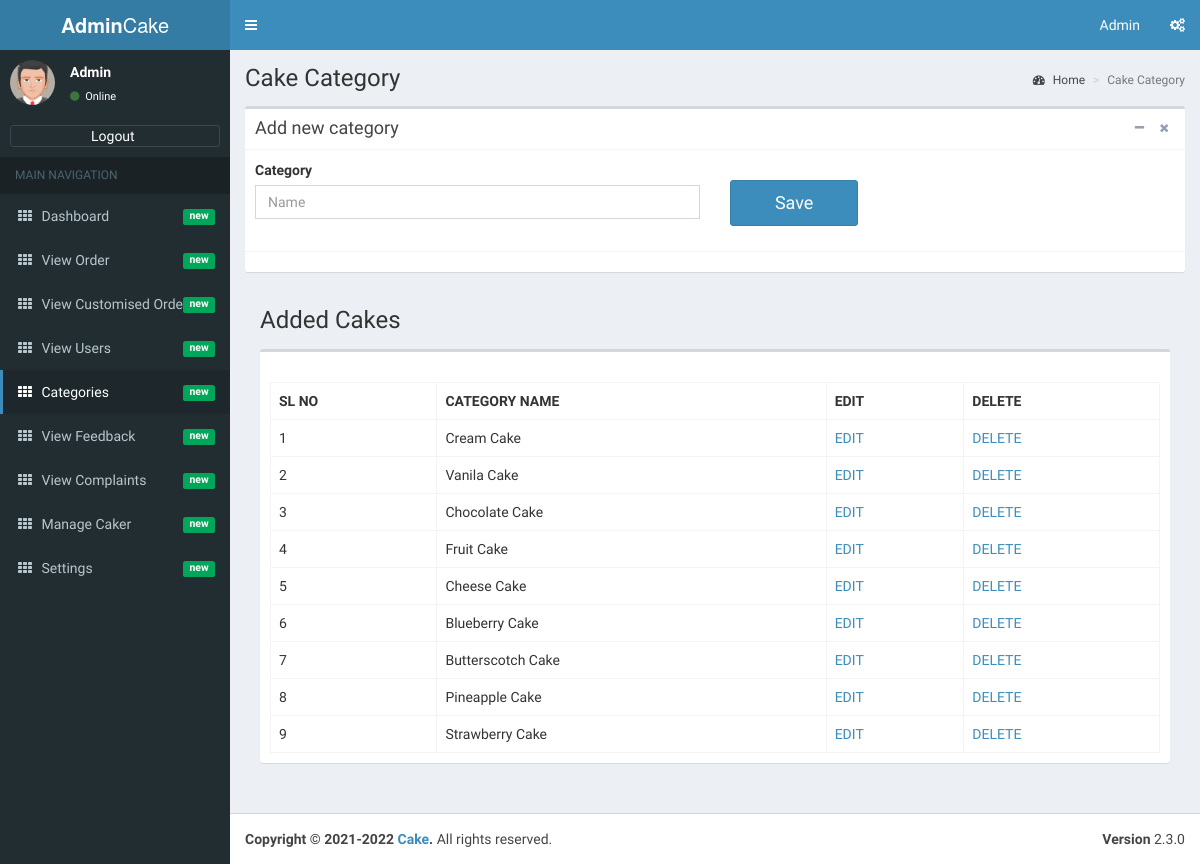
Page /admin/admin-manage-categories.php (signed in) on the earlier database version.
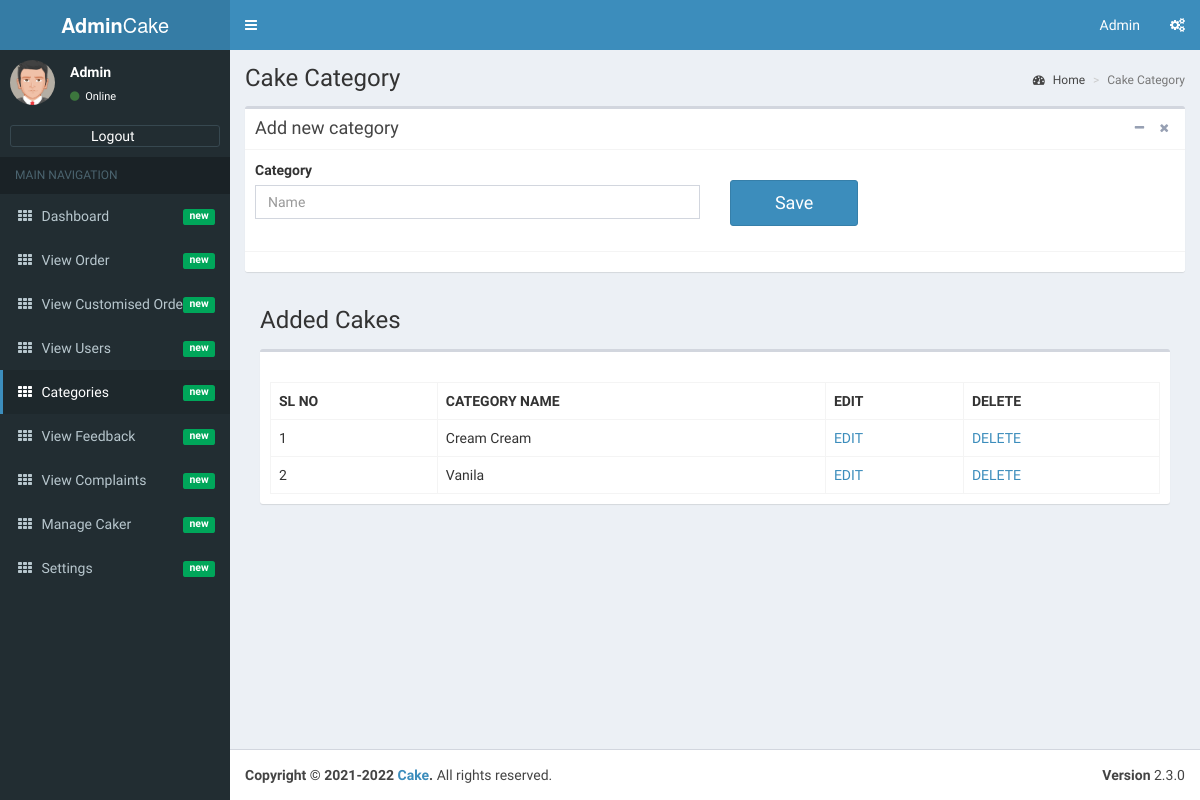
Same page on the later database version.
### tables this page shows
CREATE TABLE IF NOT EXISTS `tbl_category` (
  `id` int(11) NOT NULL AUTO_INCREMENT,
  `category_name` varchar(50) NOT NULL,
  PRIMARY KEY (`id`)
);

### admin/admin-manage-categories.php (the view, shortened to what this page needs)
<?php
 if(isset($_SESSION['logged_in']) && !empty($_SESSION['logged_in']))
{
   include('dbconnection.php');
   require_once('admin-header.php');
   $saveButton = 1;
   $edit_category_value = "";
?>
<div class="content-wrapper">
        <section class="content-header">
          <h1>
            Cake Category
          </h1>
          <ol class="breadcrumb">
            <li><a href="index.php"><i class="fa fa-dashboard"></i> Home</a></li>
            <li class="active">Cake Category</li>
          </ol>
        </section>
        <section class="content">
          <div class="box box-default">
            <div class="box-header with-border">
              <h3 class="box-title">Add new category</h3>
              <div class="box-tools pull-right">
                <button class="btn btn-box-tool" data-widget="collapse"><i class="fa fa-minus"></i></button>
                <button class="btn btn-box-tool" data-widget="remove"><i class="fa fa-remove"></i></button>
              </div>
            </div>
            <div class="box-body">
			<form method="post">
              <div class="row">
                <div class="col-md-6">
                  <div class="form-group">
                      <label for="cakename">Category</label>
					  <input type="text" class="form-control" name="category_name" placeholder="Name" required value="<?php echo $edit_category_value;?>">
                    </div>
                </div>
				<div class="col-md-2"><br>
				<div class="form-group">
                                <?php
                                if ($saveButton==1)
                                {
                                   echo ' <input  type="submit" class="btn btn-block btn-primary btn-lg" value="Save" name="save_category">';
                                }
                                ?>
				</div>
				</div>
              </div>
			  </form>
            </div>
            <div class="box-footer">
            </div>
          </div>
        <section class="content-header">
          <h1>
            Added Cakes
          </h1>
        </section>
        <section class="content">
          <div class="row">
            <div class="col-xs-12">
              <div class="box">
                <div class="box-header">
                </div>
                <div class="box-body">
              <table cellpadding="0" cellspacing="0" border="0" class="display table table-bordered" id="hidden-table-info">
<tbody>
<tr>
 <th>SL NO</th>
    <th>CATEGORY NAME</th>
    <th>EDIT</th>
    <th>DELETE</th>
</tr>
<?php
$ret=mysqli_query($con,"select * from tbl_category");
$cnt=1;
while ($row=mysqli_fetch_array($ret)) {
?>
<tr>
<td><?php echo $cnt; ?></td>
<td><?php  echo $row['category_name'];?></td>
<td><a href=<?php echo "admin-manage-categories.php?editid=".$row['id'];?>>EDIT</a></td>
<td><a href=<?php echo "admin-manage-categories.php?deleteid=".$row['id'];?>>DELETE</a></td>
</tr>
<?php
$cnt=$cnt+1;
}?>
</tbody>
</table>
                </div>
              </div>
            </div>
          </div>
        </section>
      </div>
<?php
require_once('admin-footer.php');
   }
else
{
 header("location:admin-login.php");
}
?>

Differences in the rows shown:
removed tbl_category: category_name "Chocolate Cake"
removed tbl_category: category_name "Fruit Cake"
removed tbl_category: category_name "Cheese Cake"
removed tbl_category: category_name "Blueberry Cake"
removed tbl_category: category_name "Butterscotch Cake"
removed tbl_category: category_name "Pineapple Cake"
removed tbl_category: category_name "Strawberry Cake"
changed tbl_category: category_name "Cream Cake" → "Cream Cream"
changed tbl_category: category_name "Vanila Cake" → "Vanila"
